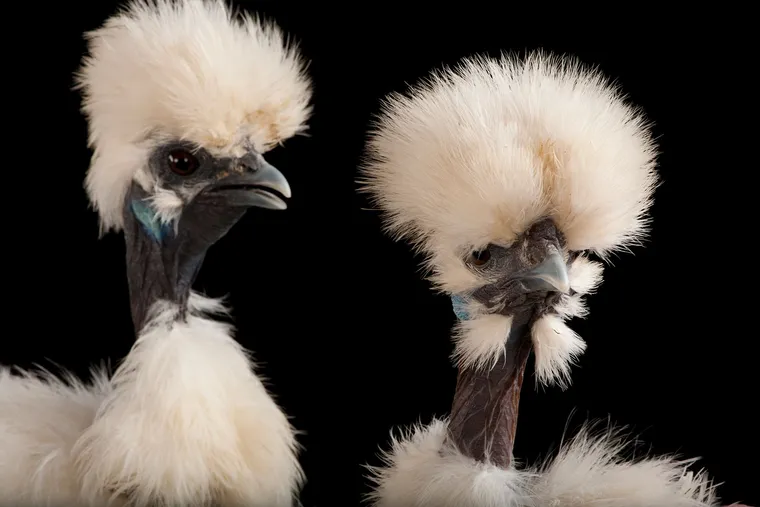
#> input picture pollo_rapado.jpg, 760 x 507 px
$ python codigo_18.py
#> lines starting #> are read from the running program, lines starting #| are printed output that depends on the picture
#Importar en PY una imagen a color y mostrarla. Definir una función para convertir imagenes a escala de grises u mostrar el resultado. No usar funciones integradas, en su lugar usar la fórmula.
import numpy as np
from PIL import Image
import matplotlib.pyplot as plt

def convertir_a_grises_con_for(ruta_imagen):
    # 1. Abro la foto
#> called with ruta_imagen = 'pollo_rapado.jpg'
    imagen_color = Image.open(ruta_imagen)
#> imagen_color is the input picture: PIL image 760x507 RGB; mean R, G, B 80.6, 73.6, 67.1
    array_color = np.array(imagen_color)# Hace que el array sea compatible con shape

    # Saco el tamaño de la foto: cuántos píxeles de alto y de ancho tiene
    alto = array_color.shape[0]
#> alto = 507
    ancho = array_color.shape[1]
#> ancho = 760

    # Creo un lienzo vacío (en negro) del mismo tamaño para dibujar la foto gris
    array_grises = np.zeros((alto, ancho))

    # El for recorre la imagen de arriba a abajo (fila por fila)
    # y el de adentro recorre de izquierda a derecha (columna por columna).
    for i in range(alto):
        for j in range(ancho):

            # Sacamos el color del píxel exacto en esa posición
            R = array_color[i, j, 0] # Cuánto rojo tiene
            G = array_color[i, j, 1] # Cuánto verde tiene
            B = array_color[i, j, 2] # Cuánto azul tiene

            # No podemos sumar los colores y dividirlos por 3 porque nuestros ojos
            # son muy sensibles al verde y poco al azul. Usamos estos números:
            gris = (R * 0.2989) + (G * 0.5870) + (B * 0.1140)

            # Guardamos ese nuevo valor gris en nuestro lienzo vacío
            array_grises[i, j] = gris
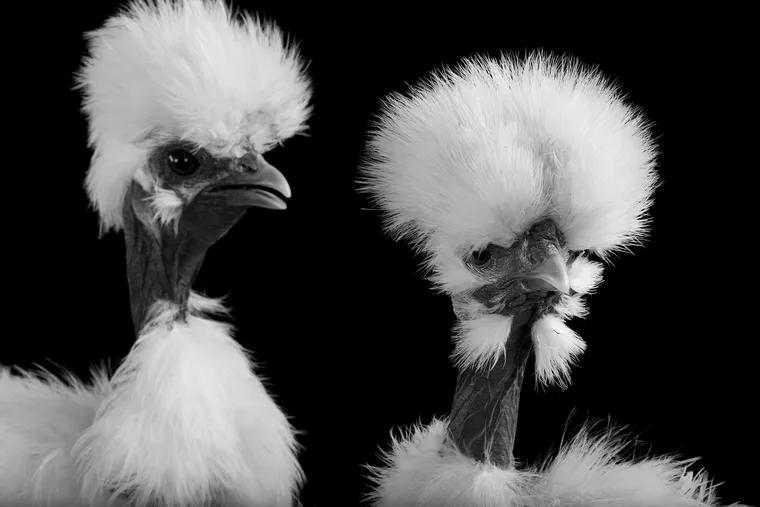
#> array_grises: shape (507, 760) float64; min 0, max 250.8, mean 75

    # 2. --- MOSTRAR EL RESULTADO EN PANTALLA ---
    fig, ejes = plt.subplots(1, 2, figsize=(10, 5))

    # Imagen original
    ejes[0].imshow(array_color)
    ejes[0].set_title("Original (Color)")
    ejes[0].axis('off')

    # Nueva imagen en gris
    ejes[1].imshow(array_grises, cmap='gray')
    ejes[1].set_title("Gris")
    ejes[1].axis('off')

    plt.tight_layout()
    plt.show()
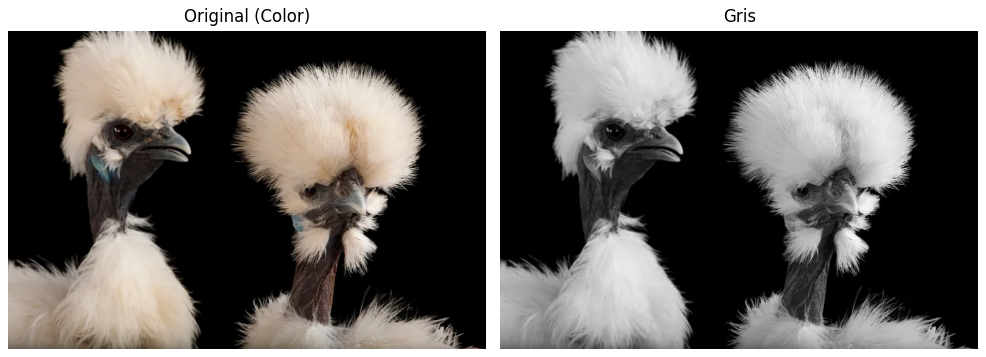
#> figure drawn by matplotlib, 2 panels

# Ejecución de la conversión pollo rapado:
convertir_a_grises_con_for('pollo_rapado.jpg')

$ run again, with the_black_chicken.png saved as pollo_rapado.jpg
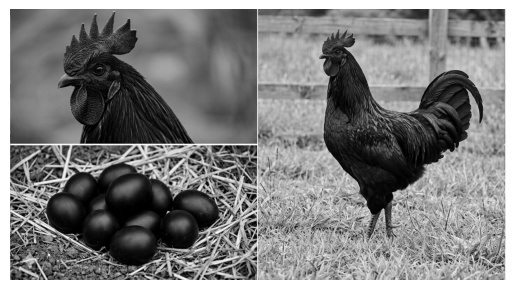
#> input picture the_black_chicken.png, 515 x 290 px
#> in convertir_a_grises_con_for, imagen_color is the input picture: PIL image 515x290 RGB; min 0, max 255, mean 126.7
#> in convertir_a_grises_con_for, `plt.show()`:
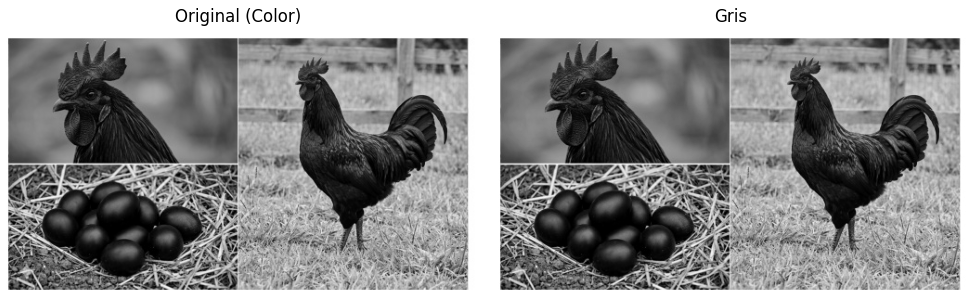
#> figure drawn by matplotlib, 2 panels
